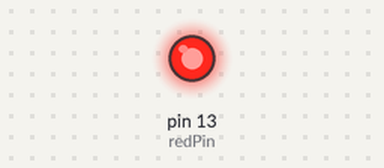
Recording of a sketch running on a simulated Arduino Uno, built with avr-gcc and run on an emulated ATmega328P. On the bench: output pins drawn as LEDs (lit = HIGH).

Above: at 1.8 s.
At 7.5 s:
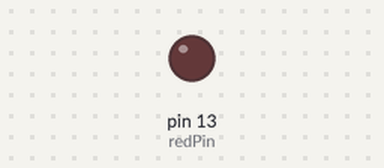
Timing chart, 0 to 10.7 s (numbered marks = the images above):
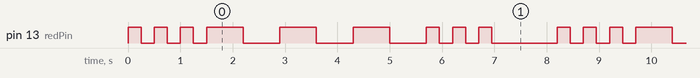

The sketch:

morse.ino
```cpp
int shortDelay = 250;
int longDelay = 700;
int redPin = 13;
int longW = 1000;

void setup() {
  // put your setup code here, to run once:
  pinMode (redPin, OUTPUT);

}

void loop() {
  // put your main code here, to run repeatedly:
  //. . . : S
  for (int i = 0; i < 3; i++){
    digitalWrite (redPin, HIGH);
    delay (shortDelay);
    digitalWrite (redPin, LOW);
    delay (shortDelay);
  }
  //_ _ _ : O
  for (int i = 0; i < 3; i++){
    digitalWrite (redPin, HIGH);
    delay (longDelay);
    digitalWrite (redPin, LOW);
    delay (longDelay);
  }
  //. . . : S
  for (int i = 0; i < 3; i++){
    digitalWrite (redPin, HIGH);
    delay (shortDelay);
    digitalWrite (redPin, LOW);
    delay (shortDelay);
  }
  delay (longW);

}
```

Measured:
- by itself, pin 13 (redPin): repeats every 8.2 s: 2 × (LOW 0.25 s, HIGH 0.25 s), LOW 0.25 s, 3 × (HIGH 0.70 s, LOW 0.70 s), 2 × (HIGH 0.25 s, LOW 0.25 s), HIGH 0.25 s, LOW 1.3 s, HIGH 0.25 s
- by itself, everything shown: repeats every 8.2 s, in 18 steps
